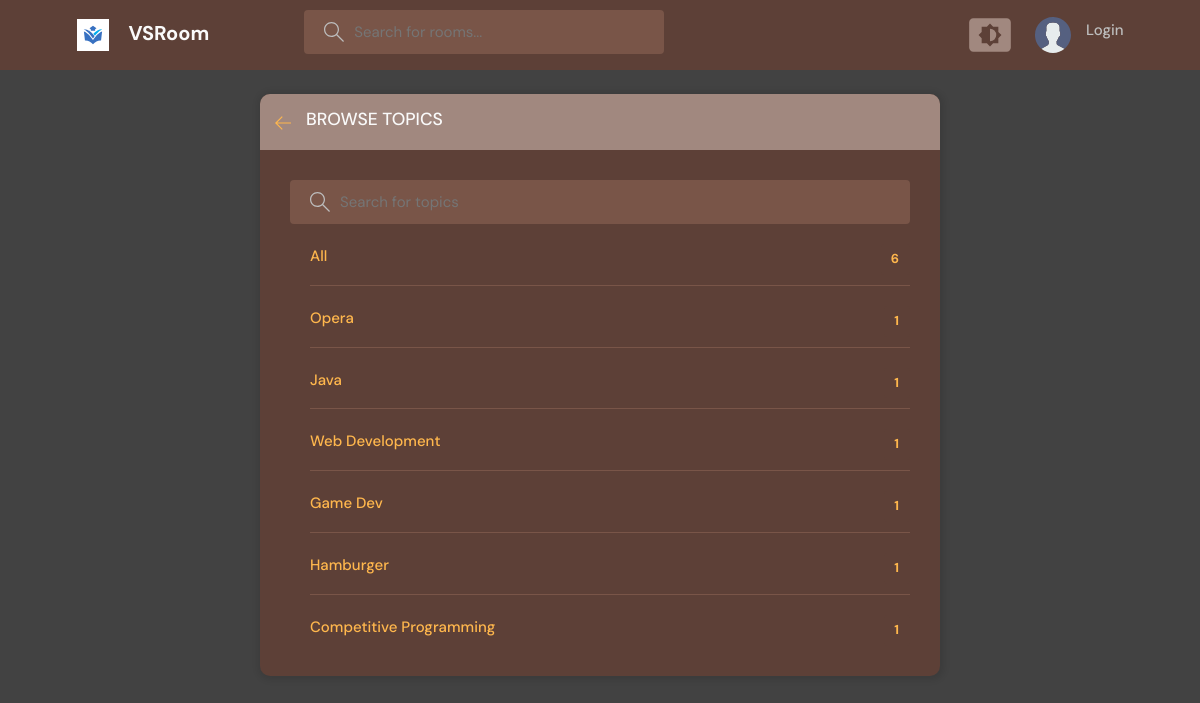
Before: /topics/ with the older database file.
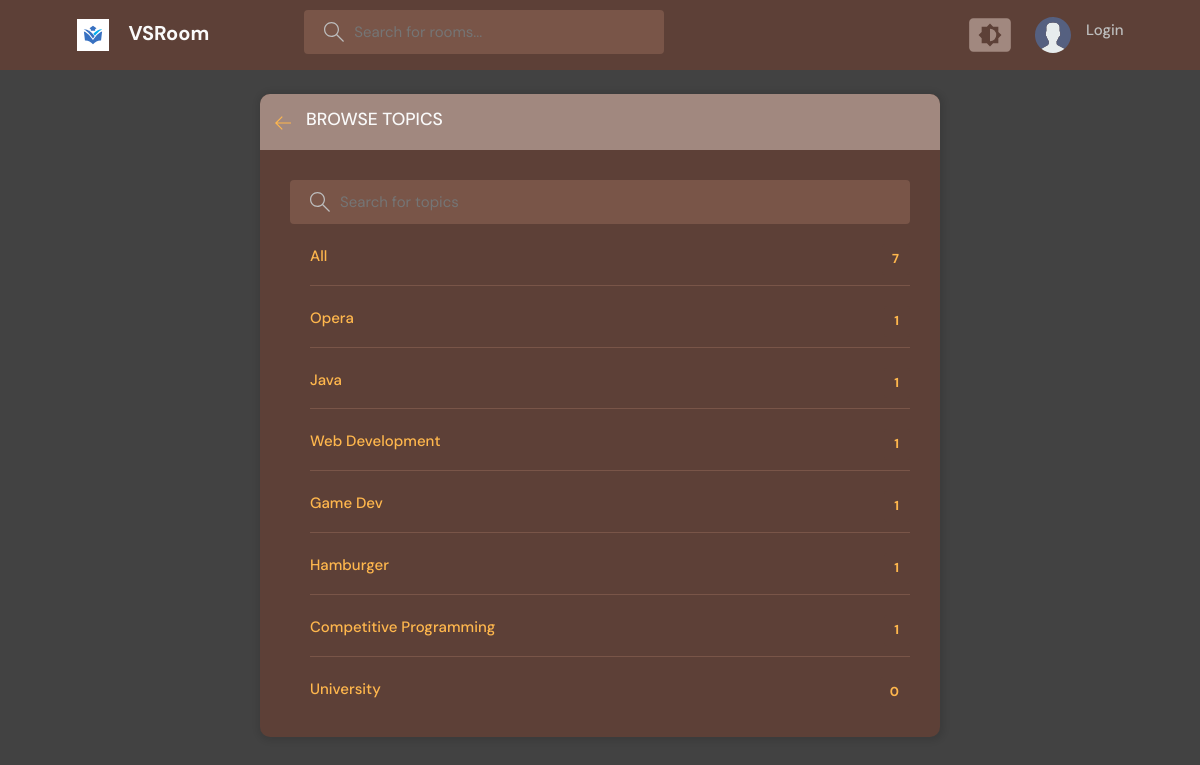
After: the same page with the newer database file.
### base/models.py (models this page shows, shortened)
class Topic(models.Model):
    name = models.CharField(max_length=200)

### base/views.py (the view)
# urls.py: path('topics/', views.topicsPage, name='topics'),
def topicsPage(request):
    q = request.GET.get('q') if request.GET.get('q') != None else ''
    topics = Topic.objects.filter(name__icontains=q)
    return render (request, 'base/topics.html', {"topics": topics})

### base/templates/base/topics.html (shortened to what this page needs)
{% extends 'base/main.html' %}
{% block text %}
<main class="create-room layout">
  <div class="container">
    <div class="layout__box">
      <div class="layout__boxHeader">
        <div class="layout__boxTitle">
          <a href="{% url 'home' %}">
            <svg version="1.1" xmlns="http://www.w3.org/2000/svg" width="32" height="32" viewBox="0 0 32 32">
              <title>arrow-left</title>
              <path
                d="M13.723 2.286l-13.723 13.714 13.719 13.714 1.616-1.611-10.96-10.96h27.625v-2.286h-27.625l10.965-10.965-1.616-1.607z">
              </path>
            </svg>
          </a>
          <h3>Browse Topics</h3>
        </div>
      </div>
      <div class="topics-page layout__body">
        <form action="" class="header__search">
          <label>
            <input name="q" placeholder="Search for topics" />
          </label>
        </form>
        <ul class="topics__list">
          <li>
            <a href="{% url 'topics' %}" class="active">
              All
              <span>{{topics.count}}</span>
            </a>
          </li>
          {% for topic in topics %}
          <li>
            <a href="{% url 'home' %}?q={{topic.name}}" class="active">
              {{topic.name}}
              <span>{{topic.room_set.all.count}}</span>
            </a>
          </li>
          {% endfor %}
        </ul>
      </div>
    </div>
  </div>
</main>
{% endblock text %}

Changed rows visible on the page:
added Topic: name "University", room_set.all.count "0"
Other visible differences:
{{ topics.count }}: "6" → "7"
